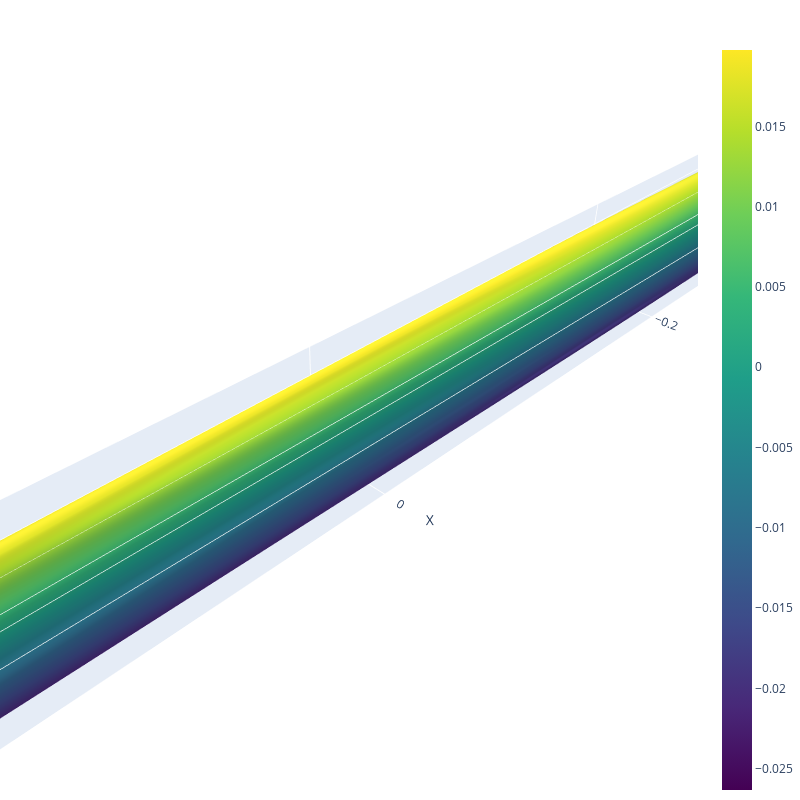

Notebook cell for this chart:
### Code cell
utils.draw_3d_surface(coors[0], coors[1], coors[2], coors[2])

### Figure 1 — Plotly figure (JSON) as saved in the notebook; plotly's stock layout.template omitted (floating-point values rounded to 4 significant figures; data arrays with more than 128 entries replaced by an {"elided": "..."} marker saying what was removed)
{"data": [{"colorscale": [[0, "#440154"], [0.1111, "#482878"], [0.2222, "#3e4989"], [0.3333, "#31688e"], [0.4444, "#26828e"], [0.5556, "#1f9e89"], [0.6667, "#35b779"], [0.7778, "#6ece58"], [0.8889, "#b5de2b"], [1, "#fde725"]], "opacity": 1, "showscale": true, "surfacecolor": {"elided": "83x165 float values"}, "type": "surface", "x": {"elided": "83x165 float values"}, "y": {"elided": "83x165 float values"}, "z": {"elided": "83x165 float values"}}], "layout": {"height": 800, "margin": {"b": 0, "l": 0, "r": 0, "t": 40}, "scene": {"aspectmode": "data", "xaxis": {"title": {"text": "X"}}, "yaxis": {"title": {"text": "Y"}}, "zaxis": {"title": {"text": "Z"}}}, "width": 800}}
